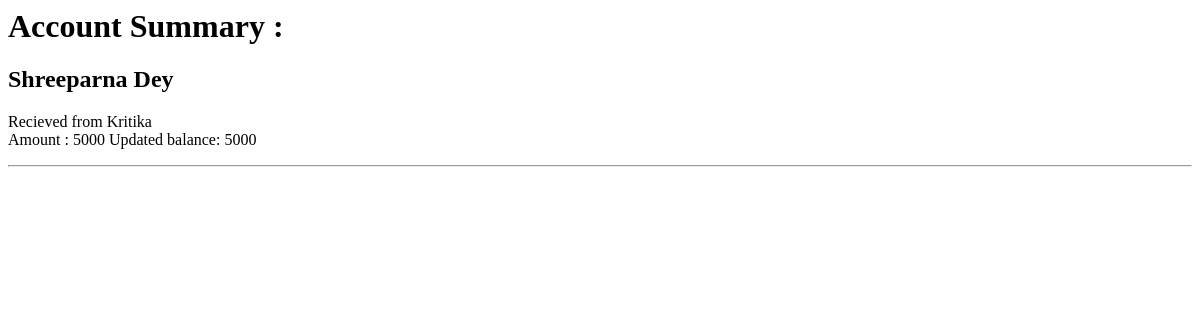
The app's page /accounts/profile/ewallet/summary_acc (signed in), older data.
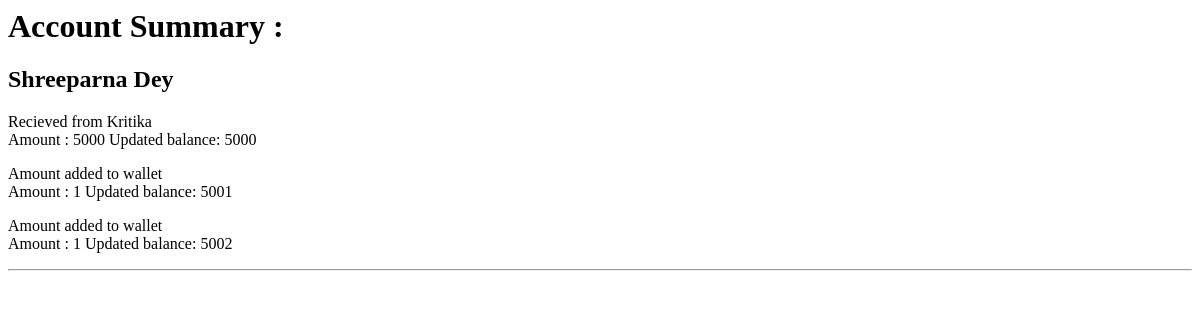
The same page, newer data.
### UserLogin/models.py (models this page shows, shortened)
class AccountSummary(models.Model):
    from_t = models.ForeignKey(User, on_delete=models.CASCADE, related_name="from1")
    to_t = models.ForeignKey(User, on_delete=models.CASCADE, related_name="to2")
    datetime = models.DateTimeField(auto_now=True)
    amtsent = models.IntegerField()
    balance1 = models.IntegerField()
    balance2 = models.IntegerField()
    selfp = models.BooleanField(default=True)

class User(AbstractBaseUser):
    username = models.CharField(max_length=255, unique=True)
    email = models.EmailField(max_length=254, default=username)
    name = models.CharField(max_length=255)
    Birthday = models.CharField(max_length=10)
    balance = models.IntegerField(default=1000)
    authenticated = models.IntegerField(default=1)
    privacy = models.BooleanField(default=True)
    timeline = models.BooleanField(default=True)
    type = models.IntegerField(default=1)
    is_active = models.BooleanField(default=True)
    is_staff = models.BooleanField(default=True)
    is_superuser = models.BooleanField(default=False)
    object = UserManager()
    USERNAME_FIELD = 'username'

### UserLogin/views.py (the view)
# urls.py: path('accounts/profile/ewallet/summary_acc', views.summary_acc, name='summary_acc'),
def summary_acc(request):
    user1 = User.object.get(username=request.user)
    summary = AccountSummary.objects.filter(from_t=user1) | AccountSummary.objects.filter(to_t=user1)
    summary = summary.order_by('datetime')
    return render(request, 'account.html', {'summary':summary, 'user':user1})

### UserLogin/templates/account.html
<h1>Account Summary : </h1><h2>{{user.name}}</h2>
{% for element in summary %}
    {% if element.selfp %}
    <p> Amount added to wallet <br/>
        Amount : {{element.amtsent}} Updated balance: {{element.balance1}}<br/>
    </p>
    {% else %}
        {% if element.from_t.name == user.name %}
        <p>Sent to {{element.to_t.name}}<br/>
            Amount : {{element.amtsent}} Updated balance: {{element.balance1}}<br/>
        </p>
        {% else %}
        <p>Recieved from {{element.from_t.name}}<br/>
            Amount : {{element.amtsent}} Updated balance: {{element.balance2}}<br/>
        </p>
        {% endif %}
    {% endif %}
{% endfor %}
<hr/>

Row changes from the older to the newer data that the page shows:
added AccountSummary: amtsent "1", balance1 "5001"
added AccountSummary: amtsent "1", balance1 "5002"
